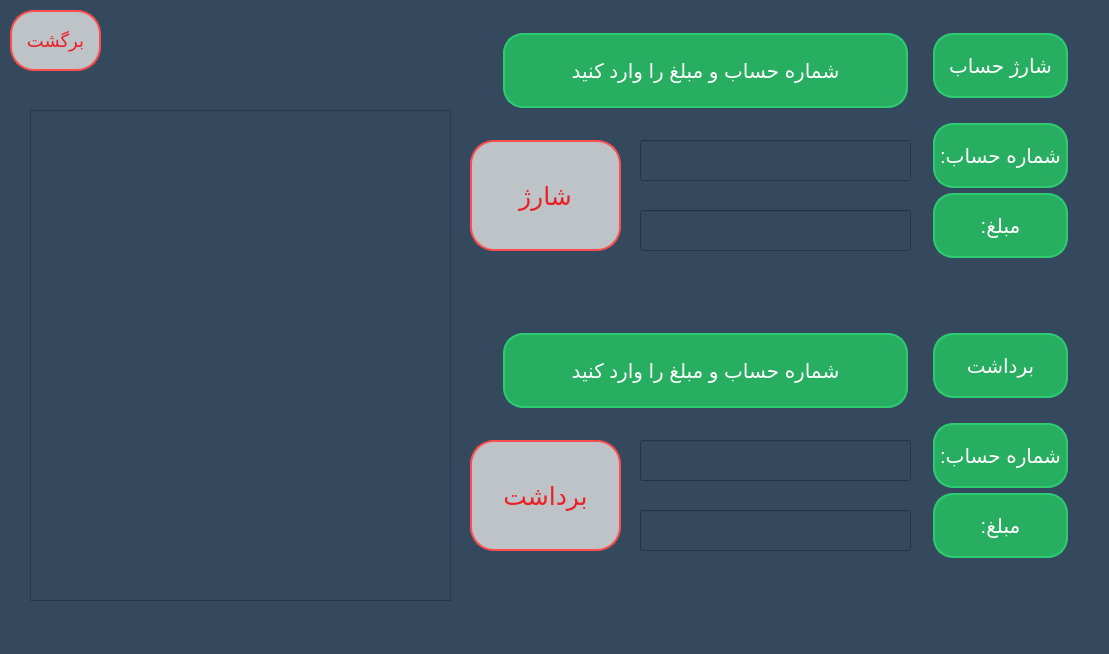
<?xml version="1.0" encoding="UTF-8"?>
<ui version="4.0">
 <class>accounts_customer</class>
 <widget class="QWidget" name="accounts_customer">
  <property name="geometry">
   <rect>
    <x>0</x>
    <y>0</y>
    <width>1109</width>
    <height>654</height>
   </rect>
  </property>
  <property name="windowTitle">
   <string>Form</string>
  </property>
  <property name="accessibleName">
   <string notr="true"/>
  </property>
  <property name="accessibleDescription">
   <string notr="true"/>
  </property>
  <property name="styleSheet">
   <string notr="true">background: #34495e;</string>
  </property>
  <widget class="QLineEdit" name="money_charg">
   <property name="geometry">
    <rect>
     <x>640</x>
     <y>210</y>
     <width>271</width>
     <height>41</height>
    </rect>
   </property>
   <property name="styleSheet">
    <string notr="true">color:white; font-size:20px;</string>
   </property>
  </widget>
  <widget class="QLabel" name="label_12">
   <property name="geometry">
    <rect>
     <x>930</x>
     <y>330</y>
     <width>141</width>
     <height>71</height>
    </rect>
   </property>
   <property name="styleSheet">
    <string notr="true">	border: 0;
		text-align: center;
	background: #27ae60;
	display: block;
	margin: 3px 3px;
	text-align: center;
	border: 2px solid #2ecc71;
	outline: none;
	color: white;
	border-radius: 20px;
	font-size:20px;	
	text-align: center;</string>
   </property>
   <property name="text">
    <string>برداشت</string>
   </property>
   <property name="alignment">
    <set>Qt::AlignCenter</set>
   </property>
  </widget>
  <widget class="QLabel" name="label_13">
   <property name="geometry">
    <rect>
     <x>930</x>
     <y>420</y>
     <width>141</width>
     <height>71</height>
    </rect>
   </property>
   <property name="styleSheet">
    <string notr="true">	border: 0;
		text-align: center;
	background: #27ae60;
	display: block;
	margin: 3px 3px;
	text-align: center;
	border: 2px solid #2ecc71;
	outline: none;
	color: white;
	border-radius: 20px;
	font-size:20px;	
	text-align: center;</string>
   </property>
   <property name="text">
    <string>شماره حساب:</string>
   </property>
   <property name="alignment">
    <set>Qt::AlignCenter</set>
   </property>
  </widget>
  <widget class="QLabel" name="label_14">
   <property name="geometry">
    <rect>
     <x>500</x>
     <y>330</y>
     <width>411</width>
     <height>81</height>
    </rect>
   </property>
   <property name="styleSheet">
    <string notr="true">	border: 0;
		text-align: center;
	background: #27ae60;
	display: block;
	margin: 3px 3px;
	text-align: center;
	border: 2px solid #2ecc71;
	outline: none;
	color: white;
	border-radius: 20px;
	font-size:20px;	
	text-align: center;</string>
   </property>
   <property name="text">
    <string>شماره حساب و مبلغ را وارد کنید</string>
   </property>
   <property name="alignment">
    <set>Qt::AlignCenter</set>
   </property>
  </widget>
  <widget class="QPushButton" name="charg">
   <property name="geometry">
    <rect>
     <x>470</x>
     <y>140</y>
     <width>151</width>
     <height>111</height>
    </rect>
   </property>
   <property name="cursor">
    <cursorShape>PointingHandCursor</cursorShape>
   </property>
   <property name="styleSheet">
    <string notr="true">border-radius: 24px;

	color:#EA2027; background-color:#bdc3c7; border: 2px solid #ff4d4d;  font-size:25px;</string>
   </property>
   <property name="text">
    <string>شارژ</string>
   </property>
  </widget>
  <widget class="QLineEdit" name="number_account_c">
   <property name="geometry">
    <rect>
     <x>640</x>
     <y>140</y>
     <width>271</width>
     <height>41</height>
    </rect>
   </property>
   <property name="styleSheet">
    <string notr="true">color:white; font-size:20px;</string>
   </property>
  </widget>
  <widget class="QLabel" name="label_15">
   <property name="geometry">
    <rect>
     <x>930</x>
     <y>30</y>
     <width>141</width>
     <height>71</height>
    </rect>
   </property>
   <property name="styleSheet">
    <string notr="true">	border: 0;
		text-align: center;
	background: #27ae60;
	display: block;
	margin: 3px 3px;
	text-align: center;
	border: 2px solid #2ecc71;
	outline: none;
	color: white;
	border-radius: 20px;
	font-size:20px;	
	text-align: center;</string>
   </property>
   <property name="text">
    <string>شارژ حساب</string>
   </property>
   <property name="alignment">
    <set>Qt::AlignCenter</set>
   </property>
  </widget>
  <widget class="QScrollArea" name="scrollArea_3">
   <property name="geometry">
    <rect>
     <x>30</x>
     <y>110</y>
     <width>421</width>
     <height>491</height>
    </rect>
   </property>
   <property name="widgetResizable">
    <bool>true</bool>
   </property>
   <widget class="QWidget" name="scrollAreaWidgetContents_3">
    <property name="geometry">
     <rect>
      <x>0</x>
      <y>0</y>
      <width>419</width>
      <height>489</height>
     </rect>
    </property>
    <layout class="QHBoxLayout" name="horizontalLayout_3">
     <item>
      <widget class="QLabel" name="accounts">
       <property name="styleSheet">
        <string notr="true">color:white; font-size:18px;</string>
       </property>
       <property name="text">
        <string/>
       </property>
       <property name="alignment">
        <set>Qt::AlignLeading|Qt::AlignLeft|Qt::AlignTop</set>
       </property>
      </widget>
     </item>
    </layout>
   </widget>
  </widget>
  <widget class="QLineEdit" name="number_account_b">
   <property name="geometry">
    <rect>
     <x>640</x>
     <y>440</y>
     <width>271</width>
     <height>41</height>
    </rect>
   </property>
   <property name="styleSheet">
    <string notr="true">color:white; font-size:20px;</string>
   </property>
  </widget>
  <widget class="QPushButton" name="bardasht">
   <property name="geometry">
    <rect>
     <x>470</x>
     <y>440</y>
     <width>151</width>
     <height>111</height>
    </rect>
   </property>
   <property name="cursor">
    <cursorShape>PointingHandCursor</cursorShape>
   </property>
   <property name="styleSheet">
    <string notr="true">border-radius: 24px;

	color:#EA2027; background-color:#bdc3c7; border: 2px solid #ff4d4d;  font-size:25px;</string>
   </property>
   <property name="text">
    <string>برداشت</string>
   </property>
  </widget>
  <widget class="QLabel" name="label_16">
   <property name="geometry">
    <rect>
     <x>930</x>
     <y>190</y>
     <width>141</width>
     <height>71</height>
    </rect>
   </property>
   <property name="styleSheet">
    <string notr="true">	border: 0;
		text-align: center;
	background: #27ae60;
	display: block;
	margin: 3px 3px;
	text-align: center;
	border: 2px solid #2ecc71;
	outline: none;
	color: white;
	border-radius: 20px;
	font-size:20px;	
	text-align: center;</string>
   </property>
   <property name="text">
    <string>مبلغ:</string>
   </property>
   <property name="alignment">
    <set>Qt::AlignCenter</set>
   </property>
  </widget>
  <widget class="QLabel" name="label_17">
   <property name="geometry">
    <rect>
     <x>930</x>
     <y>490</y>
     <width>141</width>
     <height>71</height>
    </rect>
   </property>
   <property name="styleSheet">
    <string notr="true">	border: 0;
		text-align: center;
	background: #27ae60;
	display: block;
	margin: 3px 3px;
	text-align: center;
	border: 2px solid #2ecc71;
	outline: none;
	color: white;
	border-radius: 20px;
	font-size:20px;	
	text-align: center;</string>
   </property>
   <property name="text">
    <string>مبلغ:</string>
   </property>
   <property name="alignment">
    <set>Qt::AlignCenter</set>
   </property>
  </widget>
  <widget class="QLineEdit" name="subtract_money">
   <property name="geometry">
    <rect>
     <x>640</x>
     <y>510</y>
     <width>271</width>
     <height>41</height>
    </rect>
   </property>
   <property name="styleSheet">
    <string notr="true">color:white; font-size:20px;</string>
   </property>
  </widget>
  <widget class="QLabel" name="label_18">
   <property name="geometry">
    <rect>
     <x>500</x>
     <y>30</y>
     <width>411</width>
     <height>81</height>
    </rect>
   </property>
   <property name="styleSheet">
    <string notr="true">	border: 0;
		text-align: center;
	background: #27ae60;
	display: block;
	margin: 3px 3px;
	text-align: center;
	border: 2px solid #2ecc71;
	outline: none;
	color: white;
	border-radius: 20px;
	font-size:20px;	
	text-align: center;</string>
   </property>
   <property name="text">
    <string>شماره حساب و مبلغ را وارد کنید</string>
   </property>
   <property name="alignment">
    <set>Qt::AlignCenter</set>
   </property>
  </widget>
  <widget class="QPushButton" name="back_menu_pc">
   <property name="geometry">
    <rect>
     <x>10</x>
     <y>10</y>
     <width>91</width>
     <height>61</height>
    </rect>
   </property>
   <property name="cursor">
    <cursorShape>PointingHandCursor</cursorShape>
   </property>
   <property name="styleSheet">
    <string notr="true">border-radius: 24px;

	color:#EA2027; background-color:#bdc3c7; border: 2px solid #ff4d4d;  font-size:18px;</string>
   </property>
   <property name="text">
    <string>برگشت</string>
   </property>
  </widget>
  <widget class="QLabel" name="label_19">
   <property name="geometry">
    <rect>
     <x>930</x>
     <y>120</y>
     <width>141</width>
     <height>71</height>
    </rect>
   </property>
   <property name="styleSheet">
    <string notr="true">	border: 0;
		text-align: center;
	background: #27ae60;
	display: block;
	margin: 3px 3px;
	text-align: center;
	border: 2px solid #2ecc71;
	outline: none;
	color: white;
	border-radius: 20px;
	font-size:20px;	
	text-align: center;</string>
   </property>
   <property name="text">
    <string>شماره حساب:</string>
   </property>
   <property name="alignment">
    <set>Qt::AlignCenter</set>
   </property>
  </widget>
  <widget class="QLabel" name="inf_charg">
   <property name="geometry">
    <rect>
     <x>640</x>
     <y>280</y>
     <width>271</width>
     <height>31</height>
    </rect>
   </property>
   <property name="styleSheet">
    <string notr="true">color:red; font-size:20px;</string>
   </property>
   <property name="text">
    <string/>
   </property>
  </widget>
  <widget class="QLabel" name="inf_bardasht">
   <property name="geometry">
    <rect>
     <x>640</x>
     <y>570</y>
     <width>271</width>
     <height>31</height>
    </rect>
   </property>
   <property name="styleSheet">
    <string notr="true">color:red; font-size:20px;</string>
   </property>
   <property name="text">
    <string/>
   </property>
  </widget>
 </widget>
 <resources/>
 <connections/>
</ui>
